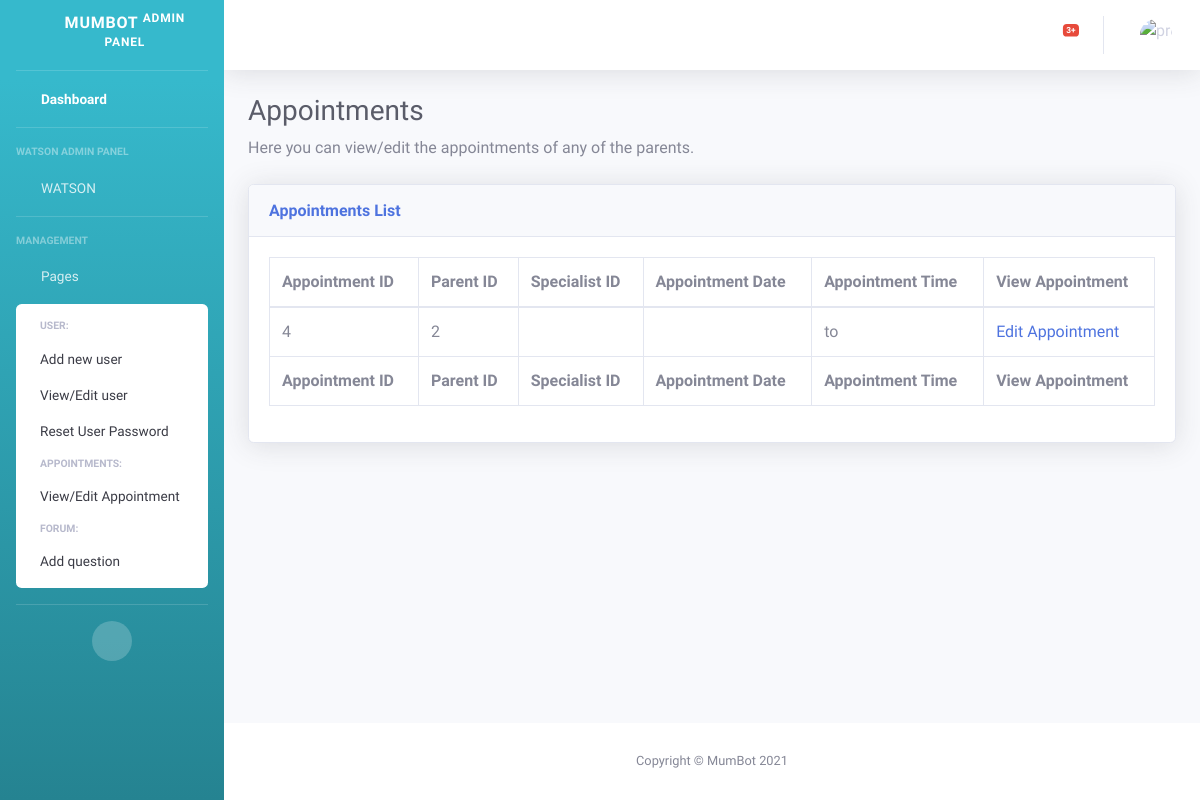
The app's page /grad/appointments.html, older data.
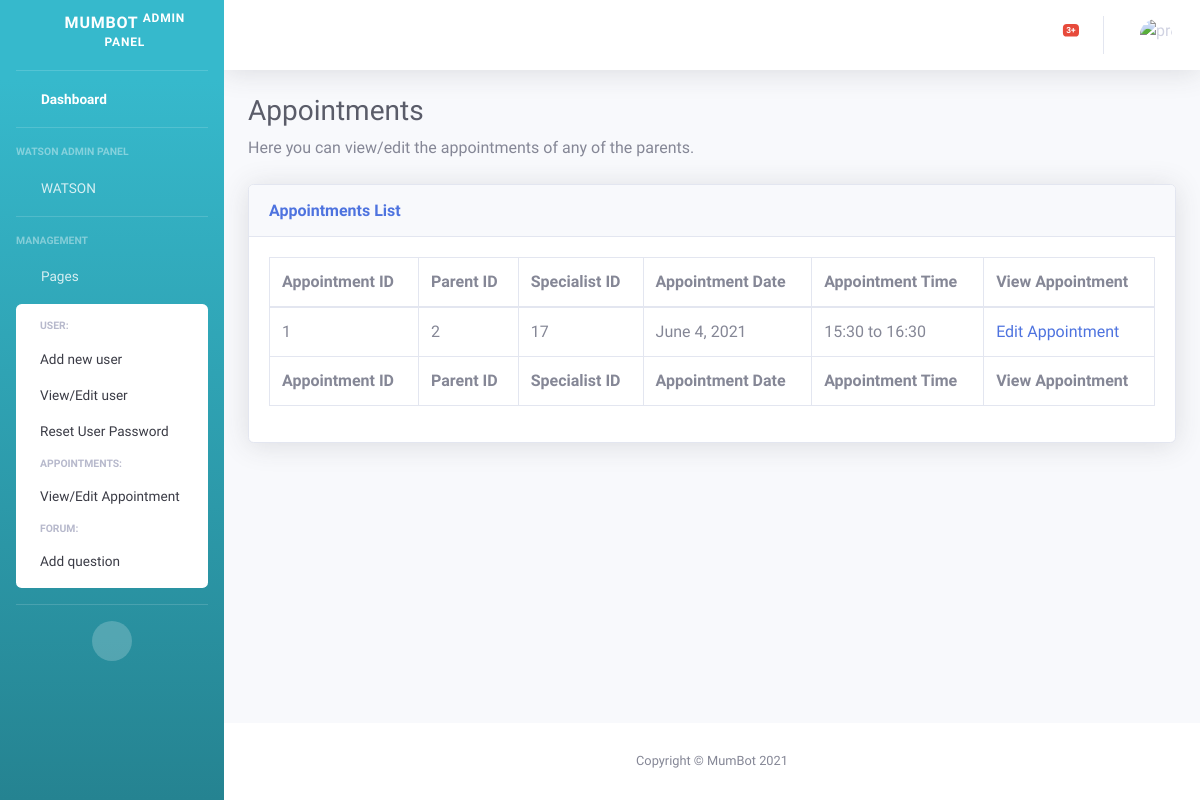
The same page, newer data.
### grad/models.py (models this page shows, shortened)
class VideoSession(models.Model):
    parent_id = models.ForeignKey(Parent, on_delete=models.CASCADE, related_name="VideoSessions")
    video_price = models.FloatField(default=50)
    video_duration_in_minutes = models.IntegerField(default= 60)
    video_slot = models.ForeignKey(Slots, on_delete=models.CASCADE)

class User(models.Model):
    user_password = models.CharField(max_length=32)
    user_name = models.CharField(max_length=25)
    user_phone = models.CharField(max_length=15)
    user_email = models.EmailField(max_length=254)
    user_role = models.IntegerField()

class Slots(models.Model):
    schedule_specialist = models.ForeignKey(Specialist, on_delete=models.CASCADE)
    free_day = models.CharField(max_length=20, default="")
    slot_date = models.DateField(auto_now=False, auto_now_add=False, default="2000-01-01")
    slot_start_time = models.TimeField(auto_now=False, auto_now_add=False)
    slot_end_time = models.TimeField(auto_now=False, auto_now_add=False)
    slot_start_time_integer = models.IntegerField(default=0)
    booked = models.BooleanField(default=0)

### grad/views.py (the view)
# urls.py: path("appointments.html", views.appointments, name="appointments"),
def appointments(request):
    return render(request, "grad/appointments.html", {
        "appointments": VideoSession.objects.all(),
    })

### grad/models.py (called while the page is built)
    def __str__(self):
        return f"{self.id}"

    def __str__(self):
        return f"{self.id}"

### grad/templates/grad/appointments.html (shortened to what this page needs)
<!DOCTYPE html>
<html lang="en">
<head>
    {% load static %}
    <link href="{% static 'grad/vendor/fontawesome-free/css/all.min.css' %}" rel="stylesheet" type="text/css">
    <link href="{% static 'grad/css/sb-admin-2.min.css' %}" rel="stylesheet">
    <link href="{% static 'grad/vendor/datatables/dataTables.bootstrap4.min.css' %}" rel="stylesheet">
</head>
<body id="page-top">
    <div id="wrapper">
        {% include "grad/sidebar.html" %}
        <div id="content-wrapper" class="d-flex flex-column">
            <div id="content">
                {% include "grad/navbar.html" %}
                <div class="container-fluid">
                    <h1 class="h3 mb-2 text-gray-800">Appointments</h1>
                    <p class="mb-4">Here you can view/edit the appointments of any of the parents.</p>
                    <div class="card shadow mb-4">
                        <div class="card-header py-3">
                            <h6 class="m-0 font-weight-bold text-primary">Appointments List</h6>
                        </div>
                        <div class="card-body">
                            <div class="table-responsive">
                                <table class="table table-bordered table-hover" id="dataTable" width="100%"
                                    cellspacing="0">
                                    <thead>
                                        <tr>
                                            <th>Appointment ID</th>
                                            <th>Parent ID</th>
                                            <th>Specialist ID</th>
                                            <th>Appointment Date</th>
                                            <th>Appointment Time</th>
                                            <th>View Appointment</th>
                                        </tr>
                                    </thead>
                                    <tfoot>
                                        <tr>
                                            <th>Appointment ID</th>
                                            <th>Parent ID</th>
                                            <th>Specialist ID</th>
                                            <th>Appointment Date</th>
                                            <th>Appointment Time</th>
                                            <th>View Appointment</th>
                                        </tr>
                                    </tfoot>
                                    <tbody>
                                        {% for app in appointments %}
                                        <tr>
                                            <td>{{app.id}}</td>
                                            <td>{{app.parent_id}}</td>
                                            <td>{{app.video_slot.schedule_specialist}}</td>
                                            <td>{{app.video_slot.slot_date}}</td>
                                            <td>{{app.video_slot.slot_start_time|date:"H:i"}} to {{app.video_slot.slot_end_time|date:"H:i"}}</td>
                                            <td><a href="{% url 'editappointment' app.id %}">Edit Appointment</a></td>
                                        </tr>
                                        {% endfor %}
                                    </tbody>
                                </table>
                            </div>
                        </div>
                    </div>
                </div>
            </div>
            <footer class="sticky-footer bg-white">
                <div class="container my-auto">
                    <div class="copyright text-center my-auto">
                        <span>Copyright &copy; MumBot 2021</span>
                    </div>
                </div>
            </footer>
        </div>
    </div>
</body>
</html>

Row changes from the older to the newer data that the page shows:
removed VideoSession: id "4", parent_id "2"
added VideoSession: id "1", parent_id "2", video_slot.schedule_specialist "17", video_slot.slot_date "June 4, 2021", video_slot.slot_start_time "15:30", video_slot.slot_end_time "16:30"
